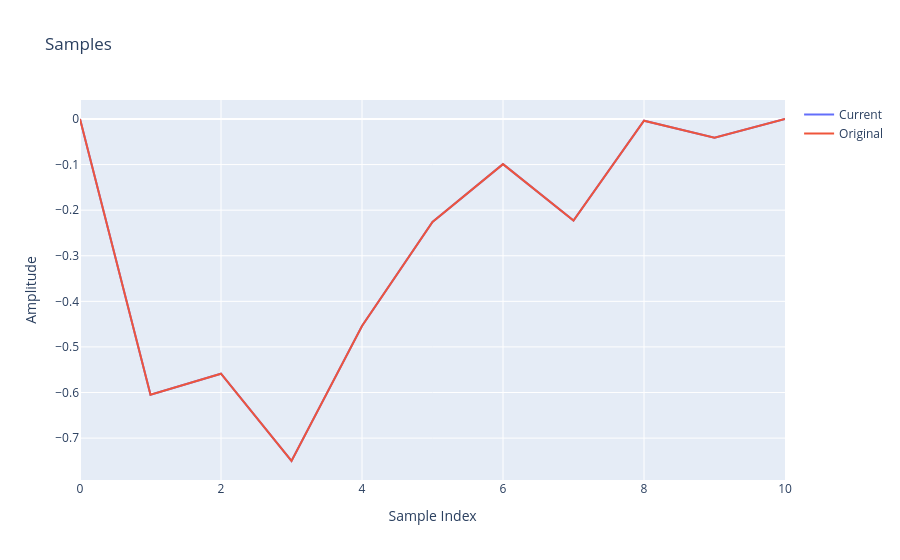

Notebook source saved alongside this figure:
### Code cell
fig = go.Figure()

fig.add_trace(
    go.Scatter(
        y=xs,
        mode="lines",
        name="Current",
    )
)

fig.add_trace(
    go.Scatter(
        y=ys,
        mode="lines",
        name="Original",
    )
)


fig.update_layout(
    title="Samples",
    xaxis_title="Sample Index",
    yaxis_title="Amplitude",
)

fig.show()

### Figure 1 — Plotly figure (JSON) as saved in the notebook; plotly's stock layout.template omitted (floating-point values rounded to 4 significant figures)
{"data": [{"mode": "lines", "name": "Current", "type": "scatter", "y": [0.0, -0.6047, -0.5587, -0.7502, -0.4541, -0.2257, -0.09897, -0.2227, -0.003641, -0.04128, 0.0]}, {"mode": "lines", "name": "Original", "type": "scatter", "y": [0.0, -0.6047, -0.5587, -0.7502, -0.4541, -0.2257, -0.09897, -0.2227, -0.003641, -0.04128, 0.0]}], "layout": {"title": {"text": "Samples"}, "xaxis": {"title": {"text": "Sample Index"}}, "yaxis": {"title": {"text": "Amplitude"}}}}
